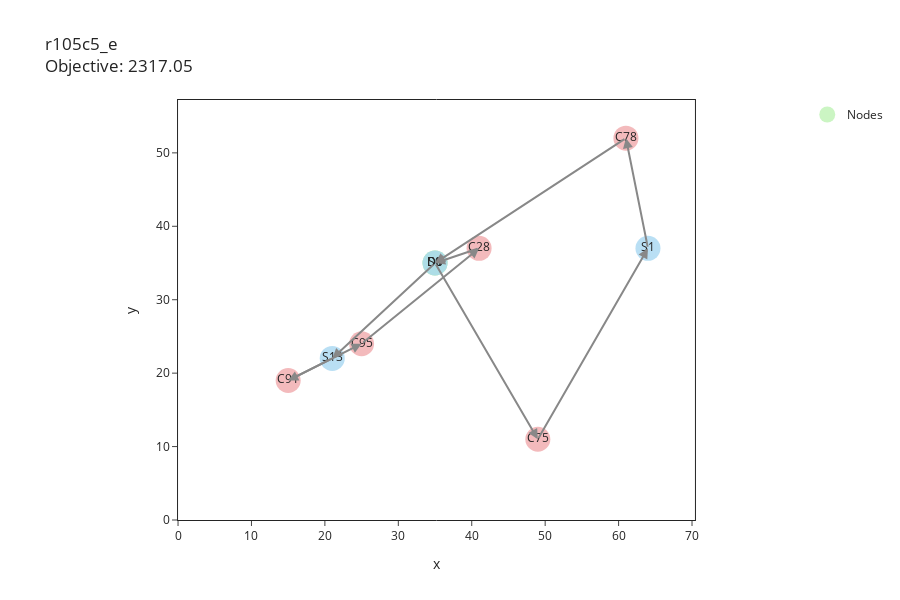

The code cell stored with this chart in its notebook:
### Code cell
plot_interactive_graph(m.data['V'], e=e_flat, obj=m.instance.obj(), instance_name=m.instance_name)

### Figure 1 — Plotly figure (JSON) as saved in the notebook; plotly's stock layout.template omitted (floating-point values rounded to 4 significant figures)
{"data": [{"customdata": [[["start"]], [["end"]], [["s"]], [["s"]], [["s"]], [["m"]], [["m"]], [["m"]], [["m"]], [["m"]]], "hoverinfo": "none", "hovertemplate": "<b>%{text}</b>: %{customdata[0]}<br>X: %{x}<br>Y: %{y}", "marker": {"color": ["rgba(191, 243, 180, 0.8)", "rgba(191, 243, 180, 0.8)", "rgba(167, 215, 241, 0.8)", "rgba(167, 215, 241, 0.8)", "rgba(167, 215, 241, 0.8)", "rgba(240, 169, 171, 0.8)", "rgba(240, 169, 171, 0.8)", "rgba(240, 169, 171, 0.8)", "rgba(240, 169, 171, 0.8)", "rgba(240, 169, 171, 0.8)"], "size": 25}, "mode": "markers+text", "name": "Nodes", "showlegend": true, "text": ["D0", "D1", "S0", "S1", "S13", "C91", "C28", "C75", "C78", "C95"], "type": "scatter", "x": [35, 35, 35, 64, 21, 15, 41, 49, 61, 25], "y": [35, 35, 35, 37, 22, 19, 37, 11, 52, 24]}], "layout": {"annotations": [{"arrowcolor": "#888", "arrowhead": 2, "arrowsize": 1, "arrowwidth": 2, "ax": 35, "axref": "x", "ay": 35, "ayref": "y", "showarrow": true, "text": "", "x": 35, "xref": "x", "y": 35, "yref": "y"}, {"arrowcolor": "#888", "arrowhead": 2, "arrowsize": 1, "arrowwidth": 2, "ax": 35, "axref": "x", "ay": 35, "ayref": "y", "showarrow": true, "text": "", "x": 35, "xref": "x", "y": 35, "yref": "y"}, {"arrowcolor": "#888", "arrowhead": 2, "arrowsize": 1, "arrowwidth": 2, "ax": 41, "axref": "x", "ay": 37, "ayref": "y", "showarrow": true, "text": "", "x": 35, "xref": "x", "y": 35, "yref": "y"}, {"arrowcolor": "#888", "arrowhead": 2, "arrowsize": 1, "arrowwidth": 2, "ax": 61, "axref": "x", "ay": 52, "ayref": "y", "showarrow": true, "text": "", "x": 35, "xref": "x", "y": 35, "yref": "y"}, {"arrowcolor": "#888", "arrowhead": 2, "arrowsize": 1, "arrowwidth": 2, "ax": 35, "axref": "x", "ay": 35, "ayref": "y", "showarrow": true, "text": "", "x": 35, "xref": "x", "y": 35, "yref": "y"}, {"arrowcolor": "#888", "arrowhead": 2, "arrowsize": 1, "arrowwidth": 2, "ax": 35, "axref": "x", "ay": 35, "ayref": "y", "showarrow": true, "text": "", "x": 35, "xref": "x", "y": 35, "yref": "y"}, {"arrowcolor": "#888", "arrowhead": 2, "arrowsize": 1, "arrowwidth": 2, "ax": 49, "axref": "x", "ay": 11, "ayref": "y", "showarrow": true, "text": "", "x": 64, "xref": "x", "y": 37, "yref": "y"}, {"arrowcolor": "#888", "arrowhead": 2, "arrowsize": 1, "arrowwidth": 2, "ax": 35, "axref": "x", "ay": 35, "ayref": "y", "showarrow": true, "text": "", "x": 21, "xref": "x", "y": 22, "yref": "y"}, {"arrowcolor": "#888", "arrowhead": 2, "arrowsize": 1, "arrowwidth": 2, "ax": 21, "axref": "x", "ay": 22, "ayref": "y", "showarrow": true, "text": "", "x": 15, "xref": "x", "y": 19, "yref": "y"}, {"arrowcolor": "#888", "arrowhead": 2, "arrowsize": 1, "arrowwidth": 2, "ax": 25, "axref": "x", "ay": 24, "ayref": "y", "showarrow": true, "text": "", "x": 41, "xref": "x", "y": 37, "yref": "y"}, {"arrowcolor": "#888", "arrowhead": 2, "arrowsize": 1, "arrowwidth": 2, "ax": 35, "axref": "x", "ay": 35, "ayref": "y", "showarrow": true, "text": "", "x": 49, "xref": "x", "y": 11, "yref": "y"}, {"arrowcolor": "#888", "arrowhead": 2, "arrowsize": 1, "arrowwidth": 2, "ax": 64, "axref": "x", "ay": 37, "ayref": "y", "showarrow": true, "text": "", "x": 61, "xref": "x", "y": 52, "yref": "y"}, {"arrowcolor": "#888", "arrowhead": 2, "arrowsize": 1, "arrowwidth": 2, "ax": 15, "axref": "x", "ay": 19, "ayref": "y", "showarrow": true, "text": "", "x": 25, "xref": "x", "y": 24, "yref": "y"}], "height": 600, "showlegend": true, "title": {"text": "r105c5_e<br>Objective: 2317.05"}, "xaxis": {"anchor": "y", "constrain": "domain", "domain": [0, 1], "mirror": true, "range": [0, 70.4], "showline": true, "ticks": "outside", "title": {"text": "x"}}, "yaxis": {"anchor": "x", "domain": [0, 1], "mirror": true, "range": [0, 57.2], "scaleanchor": "x", "scaleratio": 1, "showline": true, "ticks": "outside", "title": {"text": "y"}}}}
